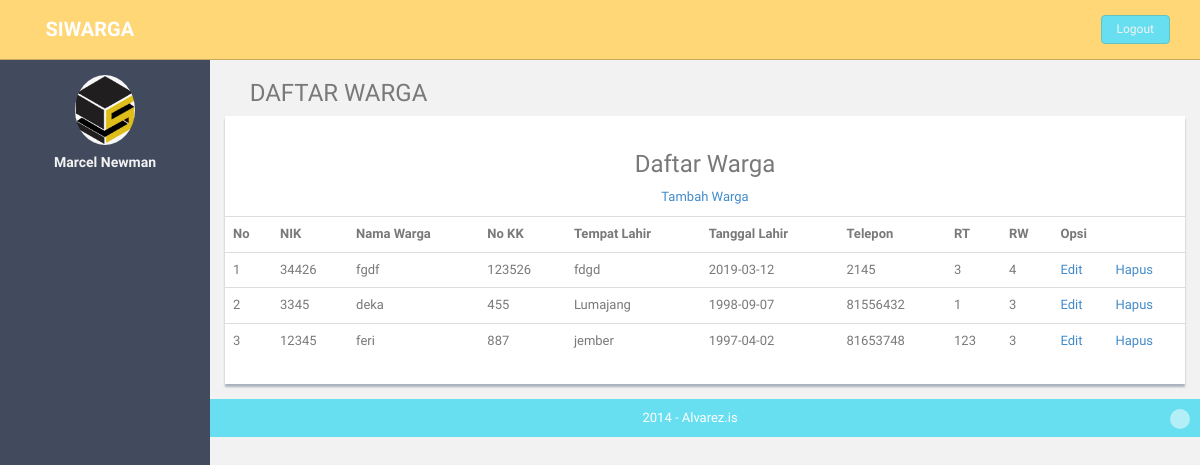
/index.php/be/landing/warga_rw, run on the app's committed database.
### tables this page shows
CREATE TABLE `warga` (
  `nik` varchar(15) NOT NULL,
  `nama` varchar(50) NOT NULL,
  `no_kk` varchar(15) NOT NULL,
  `tmp_lahir` varchar(15) NOT NULL,
  `tgl_lahir` date NOT NULL,
  `telp` int(15) NOT NULL,
  `status` varchar(25) NOT NULL,
  `id_rt` int(15) NOT NULL,
  `rw` int(15) NOT NULL
);

### application/controllers/be/Landing.php (called while the page is built, shortened)
<?php
class Landing extends CI_Controller{
	function __construct(){
		$this->load->helper(array('url'));
		$this->load->model('Rt_Model');
	}
	function warga_rw(){
        $a= array(
				'data'=>$this->Rt_Model->get_data_warga_rw($this->session->userdata('ses_id')));
		$this->load->view('be/view_warga',$a);
	}
	}
?>

### index.php (called while the page is built, shortened)
<?php
require_once BASEPATH.'core/CodeIgniter.php';

### application/models/Rt_Model.php (called while the page is built, shortened)
<?php
class Rt_Model extends CI_Model {
function get_data_warga_rw(){
	$query = $this->db->query("Select * from warga");
	return $query->result();
}
}
?>

### application/views/be/view_warga.php (the view, shortened to what this page needs)
<!DOCTYPE html>
<html lang="en">
<?php $this->load->view("be/header.php") ?>
<body>
<section id="container" >
<?php $this->load->view("be/navbar.php") ?>
<?php $this->load->view("be/sidebar.php") ?>
	 <section id="main-content">
          <section class="wrapper">
          	<h3><i class="fa fa-angle-right"></i> DAFTAR WARGA</h3>
				<div class="row">
	                  <div class="col-md-12">
	                  	  <div class="content-panel">
		<p><h3 align="center">Daftar Warga</h3></p>
		<p align="center"><a href="<?php echo base_url()?>be/Landing/input_warga">Tambah Warga</a></p>
		<p align="center">
			<table class="table">
				<tr>
					<th>No</th>
					<th>NIK</th>
					<th>Nama Warga</th>
					<th>No KK</th>
					<th>Tempat Lahir</th>
					<th>Tanggal Lahir</th>
					<th>Telepon</th>
					<th>RT</th>
					<th>RW</th>
					<th colspan="2">Opsi</th>
				</tr>
				<?php
                $no = 1;
                foreach ($data as $row): ?>
				<tr>
					<td><?php echo $no;?></td>
					<td><?php echo $row->nik;?></td>
					<td><?php echo $row->nama;?></td>
					<td><?php echo $row->no_kk;?></td>
					<td><?php echo $row->tmp_lahir;?></td>
					<td><?php echo $row->tgl_lahir;?></td>
					<td><?php echo $row->telp;?></td>
					<td><?php echo $row->id_rt;?></td>
					<td><?php echo $row->rw;?></td>
					<td><a href="<?php echo base_url(); ?>be/Landing/edit_warga/<?php echo $row->nik;?>">Edit</a></td>
					<td><a href="<?php echo base_url(); ?>be/Landing/delete_warga/<?php echo $row->nik;?>">Hapus</a></td>
				</tr>
				<?php $no++;
                endforeach;?>
			</table>
		</p>
					</div>
                  </div>
              </div>
		</section>
		<?php $this->load->view("be/footer.php") ?>
	  </section>
	</body>
</html>

### application/views/be/header.php (shortened to what this page needs)
<head>
    <link href="<?php echo base_url ('assets/css/bootstrap.css')?>" rel="stylesheet">
    <link href="<?php echo base_url ('assets/font-awesome/css/font-awesome.css')?>" rel="stylesheet" />
    <link rel="stylesheet" type="text/css" href="<?php echo base_url ('assets/css/zabuto_calendar.css')?>">
    <link rel="stylesheet" type="text/css" href="<?php echo base_url ('assets/js/gritter/css/jquery.gritter.css')?>"/   >
    <link rel="stylesheet" type="text/css" href="<?php echo base_url ('assets/lineicons/style.css')?>">
    <link href="<?php echo base_url ('assets/css/style.css')?>" rel="stylesheet">
    <link href="<?php echo base_url ('assets/css/style-responsive.css')?>" rel="stylesheet">
  </head>

### application/views/be/navbar.php (shortened to what this page needs)
<header class="header black-bg">
              <div class="sidebar-toggle-box">
                  <div class="fa fa-bars tooltips" data-placement="right" data-original-title="Toggle Navigation"></div>
              </div>
            <a href="index.html" class="logo"><b>SIWARGA</b></a>
            <div class="top-menu">
            	<ul class="nav pull-right top-menu">
                    <li><a class="logout" href="<?php echo base_url ('Login_fe')?>">Logout</a></li>
            	</ul>
            </div>
        </header>

### application/views/be/sidebar.php (shortened to what this page needs)
<aside>
          <div id="sidebar"  class="nav-collapse ">
              <ul class="sidebar-menu" id="nav-accordion">
              	  <p class="centered"><a href="profile.html"><img src="<?php echo base_url ('assets/img/siwarga.jpeg')?>" class="img-circle" width="60"></a></p>
              	  <h5 class="centered">Marcel Newman</h5>
              </ul>
          </div>
      </aside>

### application/views/be/footer.php
<footer class="site-footer">
          <div class="text-center">
              2014 - Alvarez.is
              <a href="index.html#" class="go-top">
                  <i class="fa fa-angle-up"></i>
              </a>
          </div>
      </footer>

### assets/css/style.css (style rules this page uses)
body { color: #797979; background: #f2f2f2; font-family: 'Ruda', sans-serif; padding: 0px !important; margin: 0px !important; font-size:13px; }
ul li { list-style: none; }
a, a:hover, a:focus { text-decoration: none; outline: none; }
#container { width: 100%; height: 100%; }
.centered { text-align: center; }
ul.top-menu > li > .logout { color: #f2f2f2; font-size: 12px; border-radius: 4px; -webkit-border-radius: 4px; border: 1px solid #64c3c2 !important; padding: 5px 15px; margin-right: 15px; background: #68dff0; margin-top: 15px; }
#sidebar { width: 210px; height: 100%; position: fixed; background: #424a5d; }
#sidebar h5 { color: #f2f2f2; font-weight: 700; }
ul.sidebar-menu , ul.sidebar-menu li ul.sub { margin: -2px 0 0; padding: 0; }
ul.sidebar-menu { margin-top: 75px; }
#main-content { margin-left: 210px; }
.header, .footer { min-height: 60px; padding: 0 15px; }
.header { position: fixed; left: 0; right: 0; z-index: 1002; }
.black-bg { background: #ffd777; border-bottom: 1px solid #c9aa5f; }
.wrapper { display: inline-block; margin-top: 60px; padding-left: 15px; padding-right: 15px; padding-bottom: 15px; padding-top: 0px; width: 100%; }
a.logo { font-size: 20px; color: #ffffff; float: left; margin-top: 15px; text-transform: uppercase; }
a.logo b { font-weight: 900; }
#top_menu .nav > li, ul.top-menu > li { float: left; }
ul.top-menu > li > a { color: #666666; font-size: 16px; border-radius: 4px; -webkit-border-radius: 4px; border:1px solid #666666 !important; padding: 2px 6px; margin-right: 15px; }
.sidebar-toggle-box { float: left; padding-right: 15px; margin-top: 20px; }
.sidebar-toggle-box .fa-bars { cursor: pointer; display: inline-block; font-size: 20px; }
.content-panel { background: #ffffff; box-shadow: 0px 3px 2px #aab2bd; padding-top: 15px; padding-bottom: 5px; }
.site-footer { background: #68dff0; color: #fff; padding: 10px 0; }
.go-top { margin-right: 1%; float: right; background: rgba(255,255,255,.5); width: 20px; height: 20px; border-radius: 50%; -webkit-border-radius: 50%; }
.go-top i { color: #2A3542; }

### data on the page
warga: nik "34426", nama "fgdf", no_kk "123526", tmp_lahir "fdgd", tgl_lahir "2019-03-12", telp "2145", id_rt "3", rw "4"
warga: nik "3345", nama "deka", no_kk "455", tmp_lahir "Lumajang", tgl_lahir "1998-09-07", telp "81556432", id_rt "1", rw "3"
warga: nik "12345", nama "feri", no_kk "887", tmp_lahir "jember", tgl_lahir "1997-04-02", telp "81653748", id_rt "123", rw "3"
